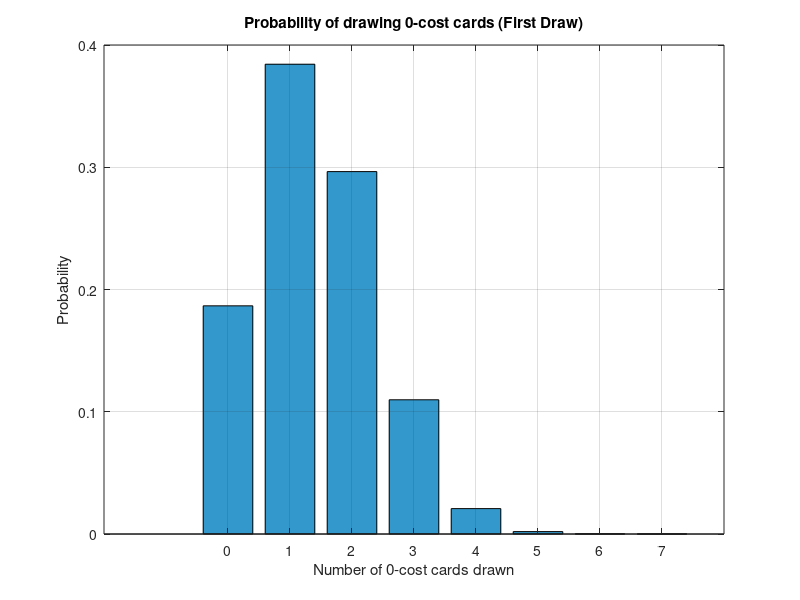
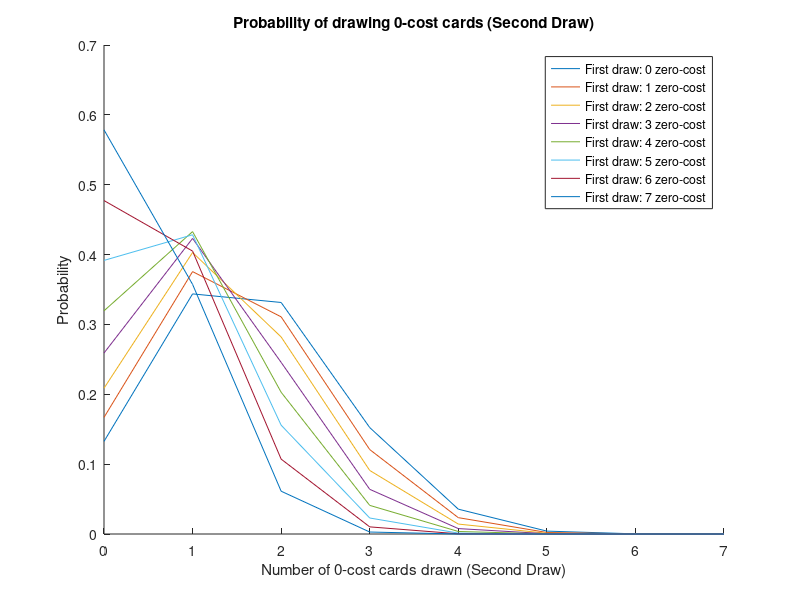
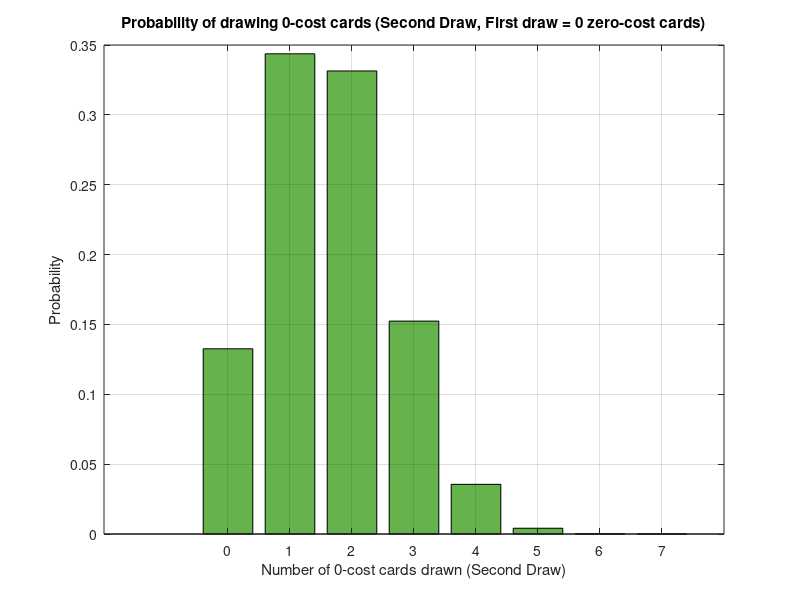

Recreate these plots in MATLAB, in order.
% 初手に0コストが何枚あるかの確率

function probabilities = calculate_zero_cost_probabilities()
    totalCards = 50; % 合計のカード枚数（50枚）
    zeroCostCards = 10; % 0コストのカードの枚数
    % probabilities: 各引きで0コストカードを引く枚数ごとの確率（最初の7枚および次の7枚）

    firstDraw = 7;   % 最初に引くカードの枚数
    secondDraw = 7;  % その後引くカードの枚数
    
    % 最初の引きで0コストのカードを引く確率
    first_prob = get_draw_probabilities(totalCards, zeroCostCards, firstDraw);
    
    % 残りの43枚に対して再度7枚引く
    remainingCards = totalCards - firstDraw;  % 残りのカード
    remainingZeroCostCards = zeroCostCards - (0:firstDraw);  % 各引きに対応する0コストカードの残り枚数
    
    % 2回目の引きで0コストカードを引く確率
    second_prob = zeros(length(first_prob), secondDraw+1);
    
    % 最初の引きで0〜7枚の0コストカードを引いた場合に、それに対応する残りからの引き確率を計算
    for k = 0:firstDraw
        second_prob(k+1, :) = get_draw_probabilities(remainingCards, remainingZeroCostCards(k+1), secondDraw);
    end
    
    % 結果として最初の引きと2回目の引きの確率を返す
    probabilities.firstDraw = first_prob;
    probabilities.secondDraw = second_prob;
    
    % 結果を表示
    disp('First draw probabilities:');
    disp(first_prob);
    
 % X軸は0コストカードを引く枚数（0～7枚）
    x = 0:firstDraw;
    
    % 棒グラフで表示
    figure;
    bar(x, first_prob, 'FaceColor', [0.2, 0.6, 0.8]);
    
    % グラフのラベルとタイトル
    xlabel('Number of 0-cost cards drawn');
    ylabel('Probability');
    title('Probability of drawing 0-cost cards (First Draw)');
    
    % X軸に整数値のラベルを設定
    xticks(0:firstDraw);
    
    % グリッドを表示
    grid on;


    disp('Second draw probabilities (for each case in the first draw):');
    disp(second_prob);

 % 各行（最初のドローで0〜7枚引いた場合）ごとにプロット
    figure;
    hold on; % 複数のプロットを1つの図に重ねる
    
    % X軸は2回目のドローで引く0コストカードの枚数
    x = 0:secondDraw;
    
    % 最初に0〜7枚引いたそれぞれのケースごとの確率をプロット
    for i = 0:firstDraw
        plot(x, second_prob(i+1, :), 'DisplayName', sprintf('First draw: %d zero-cost', i));
    end
    
    % グラフのラベルとタイトル
    xlabel('Number of 0-cost cards drawn (Second Draw)');
    ylabel('Probability');
    title('Probability of drawing 0-cost cards (Second Draw)');
    
    % 凡例の表示
    legend show;
    
    % X軸に整数値のラベルを設定
    xticks(0:secondDraw);
    
    % グリッドを表示
    % grid on;
    
    hold off; % 描画の終了

% 最初に0枚の0コストカードを引いた場合
    first_row_prob = second_prob(1, :);  % 1行目を取得（最初のドローで0枚引いたケース）
    
    % グラフのプロット
    figure;
    bar(x, first_row_prob, 'FaceColor', [0.4, 0.7, 0.3]);  % 棒グラフで表示
    
    % グラフのラベルとタイトル
    xlabel('Number of 0-cost cards drawn (Second Draw)');
    ylabel('Probability');
    title('Probability of drawing 0-cost cards (Second Draw, First draw = 0 zero-cost cards)');
    
    % X軸に整数値のラベルを設定
    xticks(0:7);
    
    % グリッドを表示
    grid on;

 % 2回目とも0枚の確立
    fprintf('The probability of drawing 0 zero-cost cards in both draws is: %.6f\n', first_prob(1)*second_prob(1,1));
end

function prob = get_draw_probabilities(totalCards, zeroCostCards, drawCards)
    % 指定された引きでの確率を計算する関数
    % totalCards: 全カード枚数
    % zeroCostCards: 0コストのカード枚数
    % drawCards: 引くカードの枚数
    prob = zeros(1, drawCards+1);
    
    for k = 0:drawCards
        prob(k+1) = hygepdf(k, totalCards, zeroCostCards, drawCards);
    end
end
